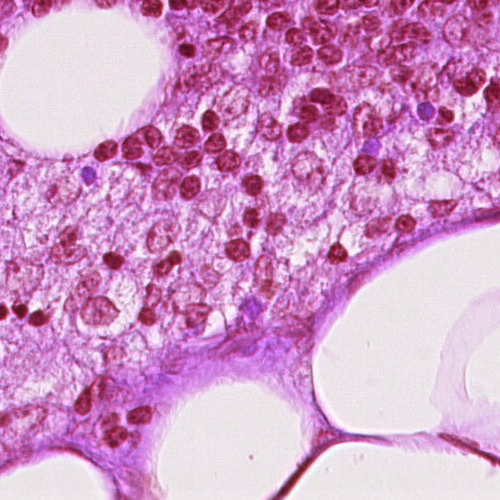
#> input picture api/slide_500.png, 500 x 500 px
$ python benchmark.py --image_path slide_500.png   (older library calls are emulated)
#> lines starting #> are read from the running program, lines starting #| are printed output that depends on the picture
### api/preprocessing.py
import base64
import numpy as np
import cv2
from PIL import Image
from io import BytesIO
import time

CUDA_AVAILABLE = False

def decode_image_base64(img_data: str):
    byte_arr = base64.b64decode(img_data)
    img_np = np.frombuffer(byte_arr, np.uint8)
    return cv2.imdecode(img_np, cv2.IMREAD_COLOR)

def nparray_to_pngbase64str(img: np.ndarray):
    _, buffer = cv2.imencode('.png', img)
    return base64.b64encode(buffer).decode('utf-8')

def Do_Task(ImageRegion, MaskRegion, request):
    global CUDA_AVAILABLE
    acceleration = request.form.get('acceleration', 'CPU')

    if acceleration == 'CUDA' and cv2.cuda.getCudaEnabledDeviceCount() > 0:
        CUDA_AVAILABLE = True
    elif acceleration == 'CVCUDA':
        CUDA_AVAILABLE = True
    else:
        CUDA_AVAILABLE = False

    print(f"Acceleration mode: {acceleration}, CUDA_AVAILABLE: {CUDA_AVAILABLE}")

    print('****************preprocessing**********************')
    preprocess_task = (request.form.getlist('preprocess_task')[0]).strip('[]').replace('"', '').split(',')
    if len(preprocess_task) > 0:
        for task in preprocess_task:
            print(f"task is :{task}")
            if task == 'TransformationDegrees':
                degree = request.form.getlist('degree')[0]
                ImageRegion = transformation_degrees(ImageRegion, degree)
                if MaskRegion != '':
                    MaskRegion = transformation_degrees(MaskRegion, degree)
            elif task == 'TransformationFlip':
                flip_type = request.form.getlist('flip_type')[0]
                ImageRegion = flip(ImageRegion, flip_type)
                if MaskRegion != '':
                    MaskRegion = flip(MaskRegion, flip_type)
            elif task == 'GammaCorrection':
                lut_value = float(request.form.getlist('lut_value')[0])
                ImageRegion = apply_lut(ImageRegion, lut_value)
            elif task == 'Guassian':
                gaussian_blur_size = int(request.form.getlist('gaussian_blur_size')[0])
                gaussian_blur_sigma = float(request.form.getlist('gaussian_blur_sigma')[0])
                ImageRegion = apply_gaussian_blur(ImageRegion, gaussian_blur_size, gaussian_blur_sigma)
            elif task == 'Blur':
                ksize = int(request.form.getlist('blur_size')[0])
                ImageRegion = apply_mean_blur(ImageRegion, ksize)
            elif task == 'BilateralFilter':
                diameter = int(request.form.getlist('diameter')[0])
                sigmaColor = float(request.form.getlist('sigmaColor')[0])
                sigmaSpace = float(request.form.getlist('sigmaSpace')[0])
                ImageRegion = apply_bilateral_filter(ImageRegion, diameter, sigmaColor, sigmaSpace)
            elif task == 'Canny':
                th1 = float(request.form.getlist('threshold1')[0])
                th2 = float(request.form.getlist('threshold2')[0])
                ImageRegion = apply_canny(ImageRegion, th1, th2)
            elif task == 'WarpAffine':
                matrix_str = request.form.getlist('affine_matrix')[0]
                ImageRegion = apply_warp_affine(ImageRegion, matrix_str)
            else:
                ImageRegion = ImageRegion

        return ([ImageRegion], [MaskRegion])

# [179 lines left out: functions transformation_degrees, flip, apply_lut, apply_gaussian_blur, not called in this run]

def apply_mean_blur(img_data: str, kernel_size: int) -> str:
    img = decode_image_base64(img_data)
    if CUDA_AVAILABLE:
        gpu_img_bgr = cv2.cuda_GpuMat()
        gpu_img_bgr.upload(img)
        gpu_img_bgra = cv2.cuda.cvtColor(gpu_img_bgr, cv2.COLOR_BGR2BGRA)
        kernel = np.ones((kernel_size, kernel_size), np.float32) / (kernel_size * kernel_size)

        start = cv2.cuda.Event()
        end   = cv2.cuda.Event()

        start.record()
        filter = cv2.cuda.createLinearFilter(
            srcType=cv2.CV_8UC4,
            dstType=cv2.CV_8UC4,
            kernel=kernel,
            borderMode=cv2.BORDER_CONSTANT
        )
        gpu_result_bgra = filter.apply(gpu_img_bgra)

        gpu_result_bgr = cv2.cuda.cvtColor(gpu_result_bgra, cv2.COLOR_BGRA2BGR)

        end.record()
        end.waitForCompletion()

        elapsed_time = cv2.cuda.Event.elapsedTime(start, end)
        print(f"[OpenCV CUDA] apply_mean_blur_opencv_cuda - Time: {elapsed_time:.3f} ms")

        result = gpu_result_bgr.download()

    else:
        t0 = time.perf_counter()
        kernel = np.ones((kernel_size, kernel_size), np.float32) / (kernel_size * kernel_size)
        result = cv2.filter2D(img, -1, kernel, borderType=cv2.BORDER_CONSTANT)

        t1 = time.perf_counter()
        elapsed_ms = (t1 - t0) * 1000
        print(f"[CPU] apply_mean_blur - Time: {elapsed_ms:.3f} ms")

    return nparray_to_pngbase64str(result)

# [122 lines left out: functions apply_canny, apply_bilateral_filter, apply_warp_affine, not called in this run]

### api/benchmark.py
import os
import numpy as np
import cv2
import time
import base64
from unittest.mock import MagicMock
import argparse

# --- 設定您的新版 CUDA Toolkit bin 目錄路徑 ---
# 請將此路徑替換為您系統上正確的路徑
# 例如: 'C:/Program Files/NVIDIA GPU Computing Toolkit/CUDA/v12.2/bin' (Windows)
# 或 '/usr/local/cuda-12.2/bin' (Linux)
YOUR_CUDA_BIN_PATH = "/usr/local/cuda-12.9/bin"

# 將此路徑加到環境變數 PATH 的最前面
if os.path.exists(YOUR_CUDA_BIN_PATH):
    os.environ['PATH'] = YOUR_CUDA_BIN_PATH + os.pathsep + os.environ.get('PATH', '')
    print(f"訊息: 已將 {YOUR_CUDA_BIN_PATH} 加入到 PATH 環境變數。")
else:
    print(f"警告: 指定的 CUDA 路徑不存在: {YOUR_CUDA_BIN_PATH}")
    print("      PyCUDA 可能會使用系統預設的舊版 nvcc。")

# 匯入要測試的模組
import preprocessing
import preprocessing_cuda

def create_mock_request(task_name, params, acceleration="CPU"):
    """建立一個模擬的 Flask request 物件"""
    # getlist 應該為每個鍵返回一個值列表
    form_data = {
        'preprocess_task': [f'["{task_name}"]'],
        'acceleration': [acceleration]
    }
    for key, value in params.items():
        form_data[key] = [str(value)]

    request = MagicMock()
    request.form.getlist.side_effect = lambda k: form_data.get(k, [])

    def mock_get(key, default=None):
        value_list = form_data.get(key)
        if value_list:
            return value_list[0]
        return default
    request.form.get.side_effect = mock_get

    return request

def nparray_to_pngbase64str(img: np.ndarray):
    """將 numpy 陣列編碼為 PNG base64 字串"""
    _, buffer = cv2.imencode('.png', img)
    return base64.b64encode(buffer).decode('utf-8')

def decode_image_base64(img_data: str):
    """將 base64 字串解碼為 BGR numpy 陣列"""
    if isinstance(img_data, list) and len(img_data) > 0:
        img_data = img_data[0] # 從列表中取出 base64 字串
    byte_arr = base64.b64decode(img_data)
    img_np = np.frombuffer(byte_arr, np.uint8)
    return cv2.imdecode(img_np, cv2.IMREAD_COLOR)

def compare_images(img1, img2, label1="Image 1", label2="Image 2"):
    """比較兩個影像是否相同，並回報差異"""
    if img1.shape != img2.shape:
        print(f"  - ❌ 尺寸不匹配: {label1} shape {img1.shape} vs {label2} shape {img2.shape}")
        return False

    diff = cv2.absdiff(img1, img2)
    non_zero_count = np.count_nonzero(diff)

    if non_zero_count == 0:
        print(f"  - ✅ 圖像完全一致: {label1} vs {label2}")
        return True
    else:
        total_pixels = diff.shape[0] * diff.shape[1] * diff.shape[2]
        diff_percentage = (non_zero_count / total_pixels) * 100
        mean_diff = np.mean(diff)
        print(f"  - ⚠️ 圖像存在差異: {label1} vs {label2}")
        print(f"    - 差異像素數量: {non_zero_count} / {total_pixels} ({diff_percentage:.4f}%)")
        print(f"    - 平均差異值: {mean_diff:.4f}")
        return False

def run_benchmark(task_name, params, acceleration="CPU", width=None, height=None, image_path=None):
    """執行指定任務的效能測試與比較"""
#> called with task_name = 'Blur', acceleration = 'CPU', image_path = 'slide_500.png'
    # 1. 準備輸入資料
    img_to_use = None

    if image_path:
        img_to_use = cv2.imread(image_path)
#> img_to_use is the input picture: shape (500, 500, 3); mean B, G, R 198.2, 152.1, 208.5
        if img_to_use is None:
            print(f"錯誤: 無法讀取圖片 {image_path}")
            return None

        # 如果使用者從命令列指定了寬高，則縮放圖片
        if width is not None and height is not None:
            print(f"讀取指定圖片: {image_path}，並縮放至 {width}x{height}")
            img_to_use = cv2.resize(img_to_use, (width, height))
        else:
            print(f"讀取指定圖片: {image_path} (使用原始尺寸)")

    else:
        # 如果沒有指定圖片，則生成測試圖片
        # 如果使用者沒有指定寬高，使用預設值 500x500
        w = width if width is not None else 500
        h = height if height is not None else 500
        print(f"生成測試圖片 (尺寸: {w}x{h})")
        img_to_use = np.zeros((h, w, 3), dtype=np.uint8)
        img_to_use[:, :, 0] = np.tile(np.linspace(0, 255, w), (h, 1))
        img_to_use[:, :, 1] = np.tile(np.linspace(0, 255, h).reshape(h, 1), (1, w))
        img_to_use[:, :, 2] = 128

    final_h, final_w, _ = img_to_use.shape
#> final_h = 500; final_w = 500
    print(f"\n{'='*20} 測試任務: {task_name} (加速: {acceleration}, 最終尺寸: {final_w}x{final_h}) {'='*20}")
#| ==================== 測試任務: Blur (加速: CPU, 最終尺寸: 500x500) ====================
    print(f"參數: {params}")

    img_base64 = nparray_to_pngbase64str(img_to_use)
    mock_request = create_mock_request(task_name, params, acceleration)

    # --- 執行並計時 ---
    start_time = time.perf_counter()

    # 根據 acceleration 參數呼叫對應的處理函式
    if acceleration == "PyCUDA":
        print("\n--- 執行 PyCUDA 版本 ---")
        try:
            result_base64, _ = preprocessing_cuda.Do_Task_CUDA(img_base64, '', mock_request)
        except Exception as e:
            print(f"PyCUDA 執行失敗: {e}")
            result_base64 = None
    else: # "None" 或 "OpenCV CUDA"
        print(f"\n--- 執行 CPU/OpenCV 版本 (由 preprocessing 模組自動選擇) ---")
        if acceleration == "CVCUDA":
            preprocessing.CUDA_AVAILABLE = True
        else:
            preprocessing.CUDA_AVAILABLE = False
        # preprocessing 模組會根據 acceleration 參數和 CUDA_AVAILABLE 狀態自行決定
        result_base64, _ = preprocessing.Do_Task(img_base64, '', mock_request)
#> in apply_mean_blur, `result = cv2.filter2D(img, -1, kernel, borderType=cv2.BORDER_CONSTANT)`:
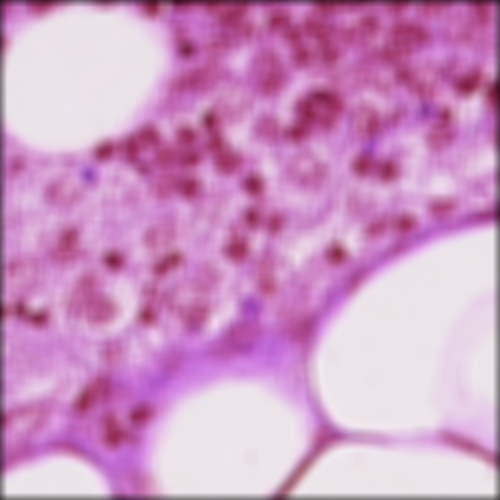
#> result: shape (500, 500, 3); mean B, G, R 195.4, 149.9, 205.4
#> result_base64 = 1 item

    elapsed_time = (time.perf_counter() - start_time) * 1000
    print(f"耗時: {elapsed_time:.3f} ms")

    # 解碼並回傳結果以供比較
    if result_base64:
        return decode_image_base64(result_base64)
    return None

    # --- 比較結果 ---
    print("\n--- 結果比較 ---")
    if results.get('CPU') is not None and results.get('OpenCV CUDA') is not None:
        compare_images(results['CPU'], results['OpenCV CUDA'], "CPU", "OpenCV CUDA")

    if results.get('CPU') is not None and results.get('PyCUDA') is not None:
        compare_images(results['CPU'], results['PyCUDA'], "CPU", "PyCUDA")

    if results.get('OpenCV CUDA') is not None and results.get('PyCUDA') is not None:
        compare_images(results['OpenCV CUDA'], results['PyCUDA'], "OpenCV CUDA", "PyCUDA")

if __name__ == '__main__':
    parser = argparse.ArgumentParser(description="執行影像處理函式的效能測試")
    parser.add_argument('--width', type=int, default=None, help='測試影像的寬度 (若提供 image_path 則用於縮放)')
    parser.add_argument('--height', type=int, default=None, help='測試影像的高度 (若提供 image_path 則用於縮放)')
    parser.add_argument('--image_path', type=str, default=None, help='指定要測試的圖片路徑 (若不提供則生成預設圖片)')
    args = parser.parse_args()

    # --- 設定要測試的任務與參數 ---
    tasks_to_test = [
        {'name': 'Blur', 'params': {'blur_size': 15}},
        {'name': 'TransformationFlip', 'params': {'flip_type': 'XY'}},
        {'name': 'BilateralFilter', 'params': {'diameter': 15, 'sigmaColor': 80, 'sigmaSpace': 80}},
        {'name': 'Canny', 'params': {'threshold1': 3, 'threshold2': 60}},
        {'name': 'WarpAffine', 'params': {'affine_matrix': '[1.1, 0.1, 50, -0.1, 1.1, 30]'}},
        {'name': 'Guassian', 'params': {'gaussian_blur_size': 15, 'gaussian_blur_sigma': 5}},
        {'name': 'GammaCorrection', 'params': {'lut_value': 1.8}},
        {'name': 'TransformationDegrees', 'params': {'degree': '90'}},
    ]

    for task in tasks_to_test:
        results = {}
        # 執行三種加速模式
        results['CPU'] = run_benchmark(task_name=task['name'], params=task['params'], acceleration="CPU", width=args.width, height=args.height, image_path=args.image_path)
        results['OpenCV_CUDA'] = run_benchmark(task_name=task['name'], params=task['params'], acceleration="CVCUDA", width=args.width, height=args.height, image_path=args.image_path)
#| ==================== 測試任務: Blur (加速: CVCUDA, 最終尺寸: 500x500) ====================
#> (the run stopped early here; a loop or call above may not have finished)
